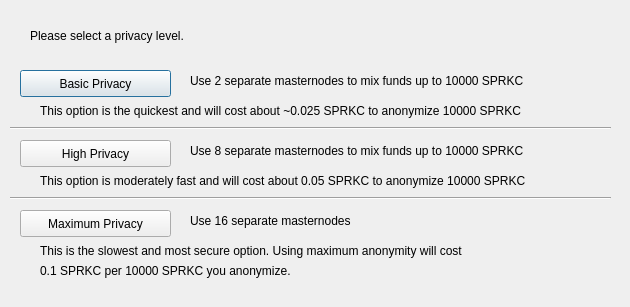
<?xml version="1.0" encoding="UTF-8"?>
<ui version="4.0">
 <class>ObfuscationConfig</class>
 <widget class="QDialog" name="ObfuscationConfig">
  <property name="geometry">
   <rect>
    <x>0</x>
    <y>0</y>
    <width>630</width>
    <height>307</height>
   </rect>
  </property>
  <property name="windowTitle">
   <string>Configure Obfuscation</string>
  </property>
  <widget class="QPushButton" name="buttonBasic">
   <property name="geometry">
    <rect>
     <x>20</x>
     <y>70</y>
     <width>151</width>
     <height>27</height>
    </rect>
   </property>
   <property name="text">
    <string>Basic Privacy</string>
   </property>
  </widget>
  <widget class="QPushButton" name="buttonHigh">
   <property name="geometry">
    <rect>
     <x>20</x>
     <y>140</y>
     <width>151</width>
     <height>27</height>
    </rect>
   </property>
   <property name="text">
    <string>High Privacy</string>
   </property>
  </widget>
  <widget class="QPushButton" name="buttonMax">
   <property name="geometry">
    <rect>
     <x>20</x>
     <y>210</y>
     <width>151</width>
     <height>27</height>
    </rect>
   </property>
   <property name="text">
    <string>Maximum Privacy</string>
   </property>
  </widget>
  <widget class="QLabel" name="label">
   <property name="geometry">
    <rect>
     <x>30</x>
     <y>20</y>
     <width>571</width>
     <height>31</height>
    </rect>
   </property>
   <property name="text">
    <string>Please select a privacy level.</string>
   </property>
  </widget>
  <widget class="QLabel" name="label_2">
   <property name="geometry">
    <rect>
     <x>190</x>
     <y>70</y>
     <width>421</width>
     <height>21</height>
    </rect>
   </property>
   <property name="text">
    <string>Use 2 separate masternodes to mix funds up to 10000 SPRKC</string>
   </property>
  </widget>
  <widget class="QLabel" name="label_3">
   <property name="geometry">
    <rect>
     <x>190</x>
     <y>140</y>
     <width>411</width>
     <height>21</height>
    </rect>
   </property>
   <property name="text">
    <string>Use 8 separate masternodes to mix funds up to 10000 SPRKC</string>
   </property>
  </widget>
  <widget class="QLabel" name="label_4">
   <property name="geometry">
    <rect>
     <x>190</x>
     <y>210</y>
     <width>421</width>
     <height>21</height>
    </rect>
   </property>
   <property name="text">
    <string>Use 16 separate masternodes</string>
   </property>
  </widget>
  <widget class="QLabel" name="label_6">
   <property name="geometry">
    <rect>
     <x>40</x>
     <y>100</y>
     <width>561</width>
     <height>21</height>
    </rect>
   </property>
   <property name="text">
    <string>This option is the quickest and will cost about ~0.025 SPRKC to anonymize 10000 SPRKC</string>
   </property>
  </widget>
  <widget class="QLabel" name="label_7">
   <property name="geometry">
    <rect>
     <x>40</x>
     <y>170</y>
     <width>561</width>
     <height>21</height>
    </rect>
   </property>
   <property name="text">
    <string>This option is moderately fast and will cost about 0.05 SPRKC to anonymize 10000 SPRKC</string>
   </property>
  </widget>
  <widget class="QLabel" name="label_8">
   <property name="geometry">
    <rect>
     <x>40</x>
     <y>240</y>
     <width>561</width>
     <height>21</height>
    </rect>
   </property>
   <property name="text">
    <string>This is the slowest and most secure option. Using maximum anonymity will cost</string>
   </property>
  </widget>
  <widget class="QLabel" name="label_9">
   <property name="geometry">
    <rect>
     <x>40</x>
     <y>260</y>
     <width>561</width>
     <height>21</height>
    </rect>
   </property>
   <property name="text">
    <string>0.1 SPRKC per 10000 SPRKC you anonymize.</string>
   </property>
  </widget>
  <widget class="Line" name="line">
   <property name="geometry">
    <rect>
     <x>10</x>
     <y>120</y>
     <width>601</width>
     <height>16</height>
    </rect>
   </property>
   <property name="orientation">
    <enum>Qt::Horizontal</enum>
   </property>
  </widget>
  <widget class="Line" name="line_2">
   <property name="geometry">
    <rect>
     <x>10</x>
     <y>190</y>
     <width>601</width>
     <height>16</height>
    </rect>
   </property>
   <property name="orientation">
    <enum>Qt::Horizontal</enum>
   </property>
  </widget>
 </widget>
 <resources/>
 <connections/>
</ui>
